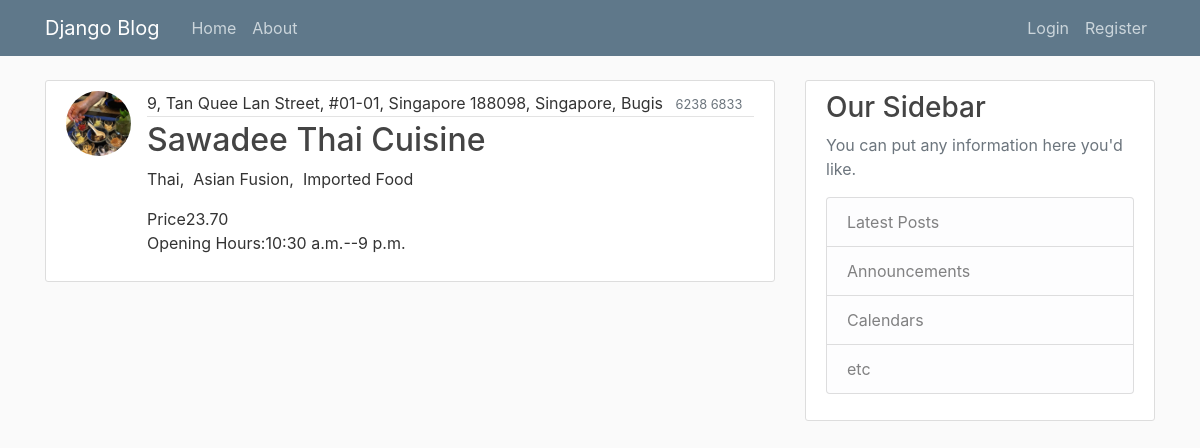
/restaurant/R00027/, run on the app's committed database.
### mysite/models.py (models this page shows, shortened)
class Restaurant(models.Model):
    restaurant_id = models.CharField(max_length=6, primary_key=True)
    name = models.CharField(max_length=50)
    category = models.ForeignKey(Category, on_delete=models.CASCADE)
    address = models.CharField(max_length=100)
    avg_price = models.DecimalField(max_digits=6, decimal_places=2)
    phone_number = models.CharField(max_length=15)
    description = models.TextField()
    start_time = models.TimeField()
    end_time = models.TimeField()
    restaurant_picture = models.ImageField(
        default='restaurant.jpg', upload_to='images/restaurant')
    class Meta:
        ordering = ['name']

### mysite/views.py (the view)
# urls.py: path('restaurant/<str:pk>/', RestaurantDetailView.as_view(), name='restaurant-detail'),
class RestaurantDetailView(DetailView):
    model = Restaurant

### templates/mysite/restaurant_detail.html
{% extends "mysite/base.html" %}
{% block content %}
 <article class="media content-section">
    <img alt="restaurant picture" class="rounded-circle article-img" src="media/{{ restaurant.restaurant_picture }}">
    <div class="media-body">
    <div class="article-metadata">
    <a class="mr-2">{{ object.address }}</a>
    <small class="text-muted">{{ object.phone_number }}</small>
    </div>
    <h2 class="article-title">{{ object.name }}</h2>
    <p class="article-content">{{ object.description }}</p>
    <label>Price</label>{{ object.avg_price }}
    <p>Opening Hours:{{ object.start_time}}--{{ object.end_time}}</p>
    </div>
 </article>
{% endblock content %}

### mysite/static/mysite/main.css (style rules this page uses)
body { background: #fafafa; color: #333333; margin-top: 5rem; }
h1, h2, h3, h4, h5, h6 { color: #444444; }
.content-section { background: #ffffff; padding: 10px 20px; border: 1px solid #dddddd; border-radius: 3px; margin-bottom: 20px; }
.article-title { color: #444444; }
.article-content { white-space: pre-line; }
.article-img { height: 65px; width: 65px; margin-right: 16px; }
.article-metadata { padding-bottom: 1px; margin-bottom: 4px; border-bottom: 1px solid #e3e3e3 }
fieldset, label { margin: 0; padding: 0; }

### data on the page
Restaurant: restaurant_picture (picture), address "9, Tan Quee Lan Street, #01-01, Singapore 188098, Singapore, Bugis", phone_number "6238 6833", name "Sawadee Thai Cuisine", description "Thai, Asian Fusion, Imported Food", avg_price "23.70", start_time "10:30 a.m.", end_time "9 p.m."
